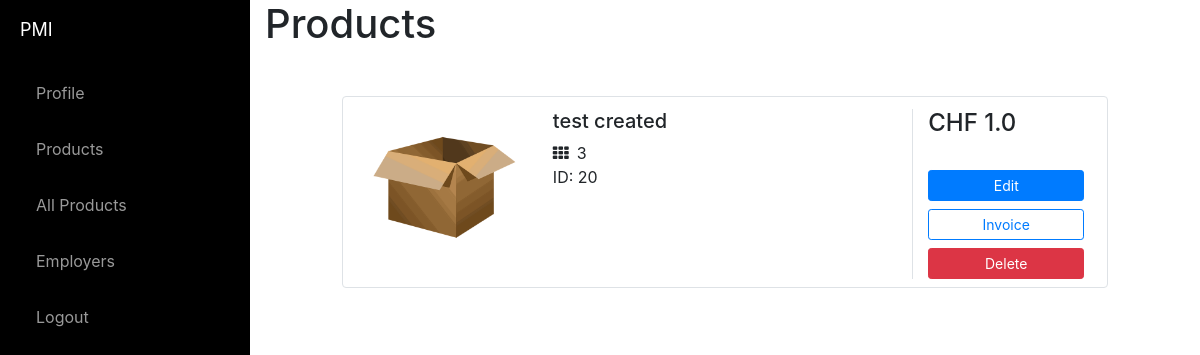
/ (signed in), run on an earlier commit of the app's database.
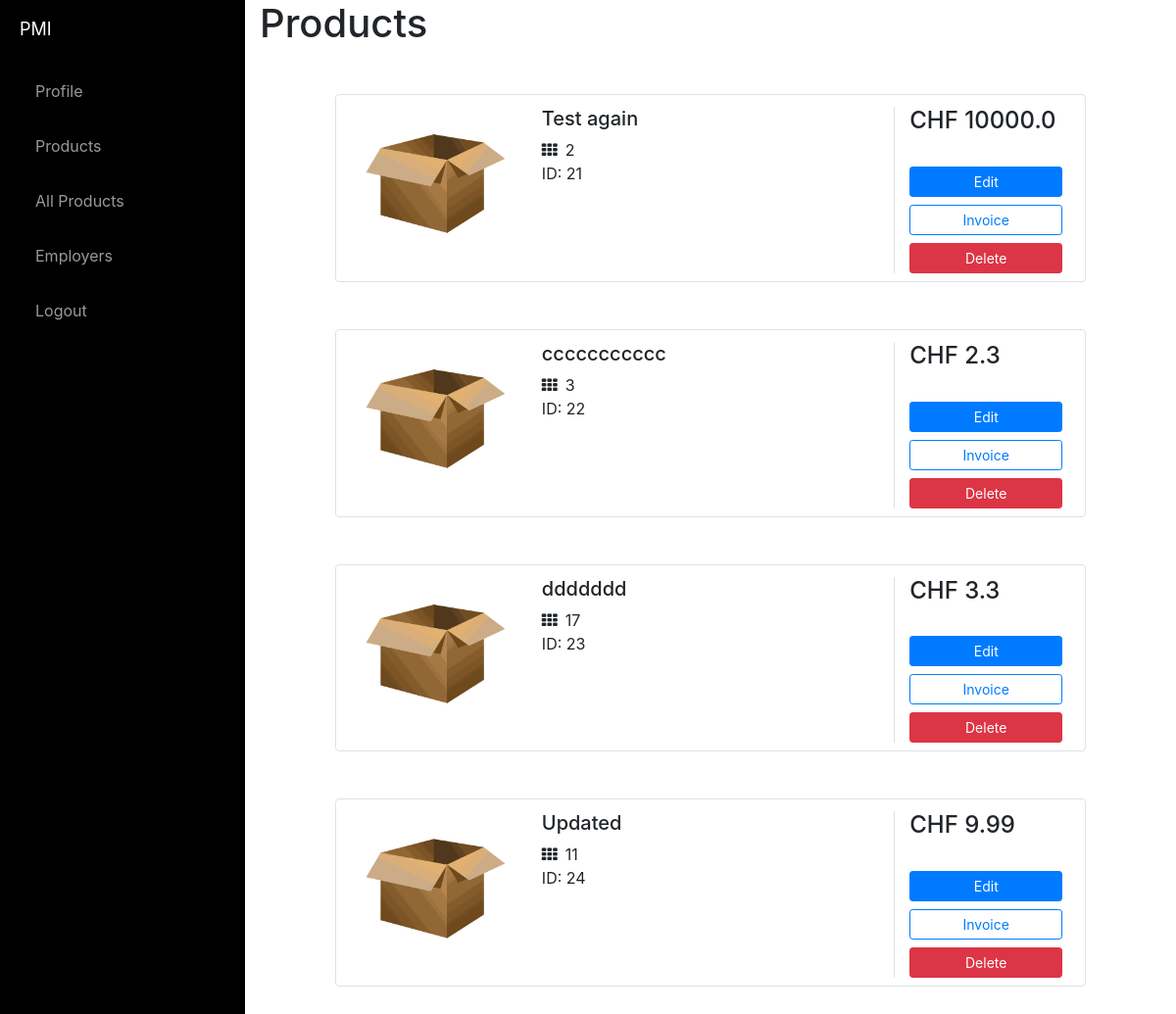
And on a later commit of the database.
### website/models.py (models this page shows)
class Product(db.Model):
    id = db.Column(db.Integer, primary_key=True)
    product_name = db.Column(db.String(150))
    description = db.Column(db.String(10000))
    price = db.Column(db.Float)
    qty = db.Column(db.Integer)
    date = db.Column(db.DateTime(timezone=True), default=func.now())
    user_id = db.Column(db.Integer, db.ForeignKey('user.id'))

### website/views.py (the view, shortened to what this page needs)
@views.route('/', methods=['GET', 'POST'])
@login_required
def home():
    return render_template("home.html", user=current_user)

### website/templates/home.html (shortened to what this page needs)
{% extends "base.html" %} {% block title %}Home{% endblock %} {% block content%}
<h1>Products</h1>
{% for product in user.product %}
<div class="container mt-5 mb-5">
  <div class="d-flex justify-content-center row">
    <div class="col-md-10">
      <div class="row p-2 bg-white border rounded">
        <div class="col-md-3 mt-1"><img class="img-fluid img-responsive rounded product-image"
            src="{{ url_for('static',filename='IMG/defaultproduct.png')}}"></div>
        <div class="col-md-6 mt-1">
          <h5>{{ product.product_name }}</h5>
          <div class="d-flex flex-row">
            <div class="ratings mr-2"><i class="fa fa-th"></i></div><span>{{ product.qty }}</span>
          </div>
          <p class="text-justify text-truncate para mb-0">ID: {{ product.id }}<br><br></p>
        </div>
        <div class="align-items-center align-content-center col-md-3 border-left mt-1">
          <div class="d-flex flex-row align-items-center">
            <h4 class="mr-1">CHF {{ product.price }}</h4>
          </div>
          <div class="d-flex flex-column mt-4">
           <a class="btn btn-primary btn-sm" type="button" href="/update/{{product.id}}">Edit</a>
           <a class="btn btn-outline-primary btn-sm mt-2" type="button" href="/detail/{{product.id}}">Invoice</a>
           <a class="btn btn-danger btn-sm mt-2" type="button" href="/delete/{{product.id}}">Delete</a>
          </div>
        </div>
      </div>
    </div>
    {% endfor %}
  </div>
</div>
</div>
</div>
<form method="POST">
  <br />
  {% endblock %}

### website/templates/base.html (shortened to what this page needs)
<!DOCTYPE html>
<html lang="en">
<head>
  <link rel="stylesheet" href="../static/index.css">
  <link rel="stylesheet" href="https://stackpath.bootstrapcdn.com/bootstrap/4.4.1/css/bootstrap.min.css"
 />
  <link rel="stylesheet" href="https://stackpath.bootstrapcdn.com/font-awesome/4.7.0/css/font-awesome.min.css"
 />
</head>
{% if user.is_authenticated %}
<body>
  <div id="wrapper">
    <div id="sidebar-wrapper">
      <ul class="sidebar-nav">
        <li class="sidebar-brand">
          <a href="/">
            PMI
          </a>
        </li>
        <li>
          <a class="nav-item nav-link" id="profile" href="/profile">Profile</a>
        </li>
        <li>
          <a class="nav-item nav-link" id="home" href="/">Products</a>
        </li>
        <li>
          <a class="nav-item nav-link" id="products" href="/products">All Products</a>
        </li>
        <li>
          <a class="nav-item nav-link" id="employee" href="/employee">Employers</a>
        </li>
        <li>
          <a class="nav-item nav-link" id="logout" href="/logout">Logout</a>
        </li>
  {% endif %}
  </div>
  <div class="container">{% block content %} {% endblock %}</div>
</body>
</html>

### website/static/index.css (style rules this page uses)
body { background:#eee; }
body { overflow-x: hidden; }
#wrapper { padding-left: 0; -webkit-transition: all 0.5s ease; -moz-transition: all 0.5s ease; -o-transition: all 0.5s ease; transition: all 0.5s ease; }
#sidebar-wrapper { z-index: 1000; position: fixed; left: 250px; width: 0; height: 100%; margin-left: -250px; overflow-y: auto; background: #000; -webkit-transition: all 0.5s ease; -moz-transition: all 0.5s ease; -o-transition: all 0.5s ease; transition: all 0.5s ease; }
.sidebar-nav { position: absolute; top: 0; width: 250px; margin: 0; padding: 0; list-style: none; }
.sidebar-nav li { text-indent: 20px; line-height: 40px; }
.sidebar-nav li a { display: block; text-decoration: none; color: #999999; }
.sidebar-nav > .sidebar-brand { height: 65px; font-size: 18px; line-height: 60px; }
.sidebar-nav > .sidebar-brand a { color: #999999; }
@media (min-width:768px) { #wrapper { padding-left: 250px; } }
@media (min-width:768px) { #sidebar-wrapper { width: 250px; } }

What changed in the data, as far as the page shows it:
removed Product: product_name "test created", qty "3", id "20", price "1.0"
added Product: product_name "Test again", qty "2", id "21", price "10000.0"
added Product: product_name "ccccccccccc", qty "3", id "22", price "2.3"
added Product: product_name "ddddddd", qty "17", id "23", price "3.3"
added Product: product_name "Updated", qty "11", id "24", price "9.99"
